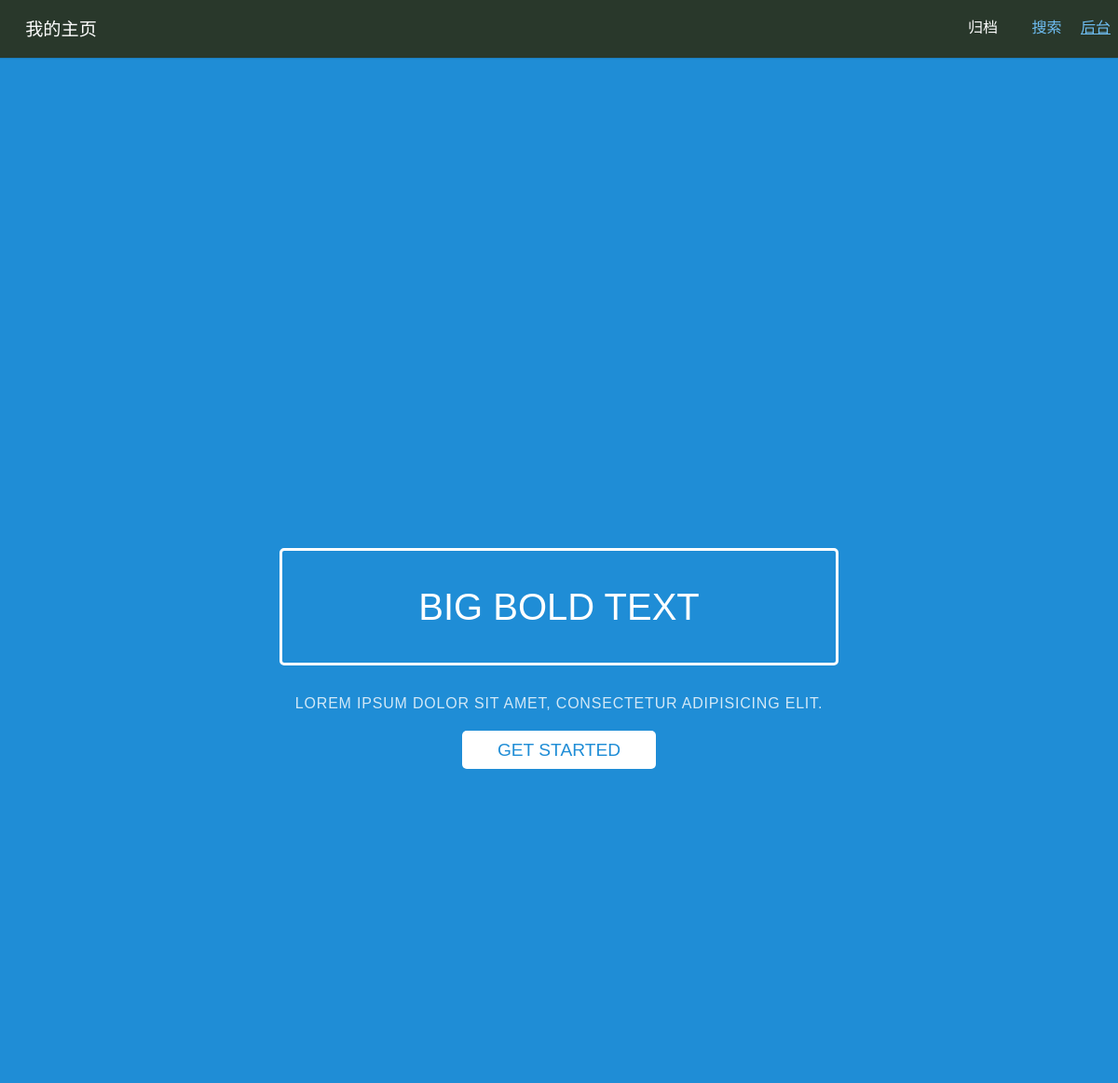
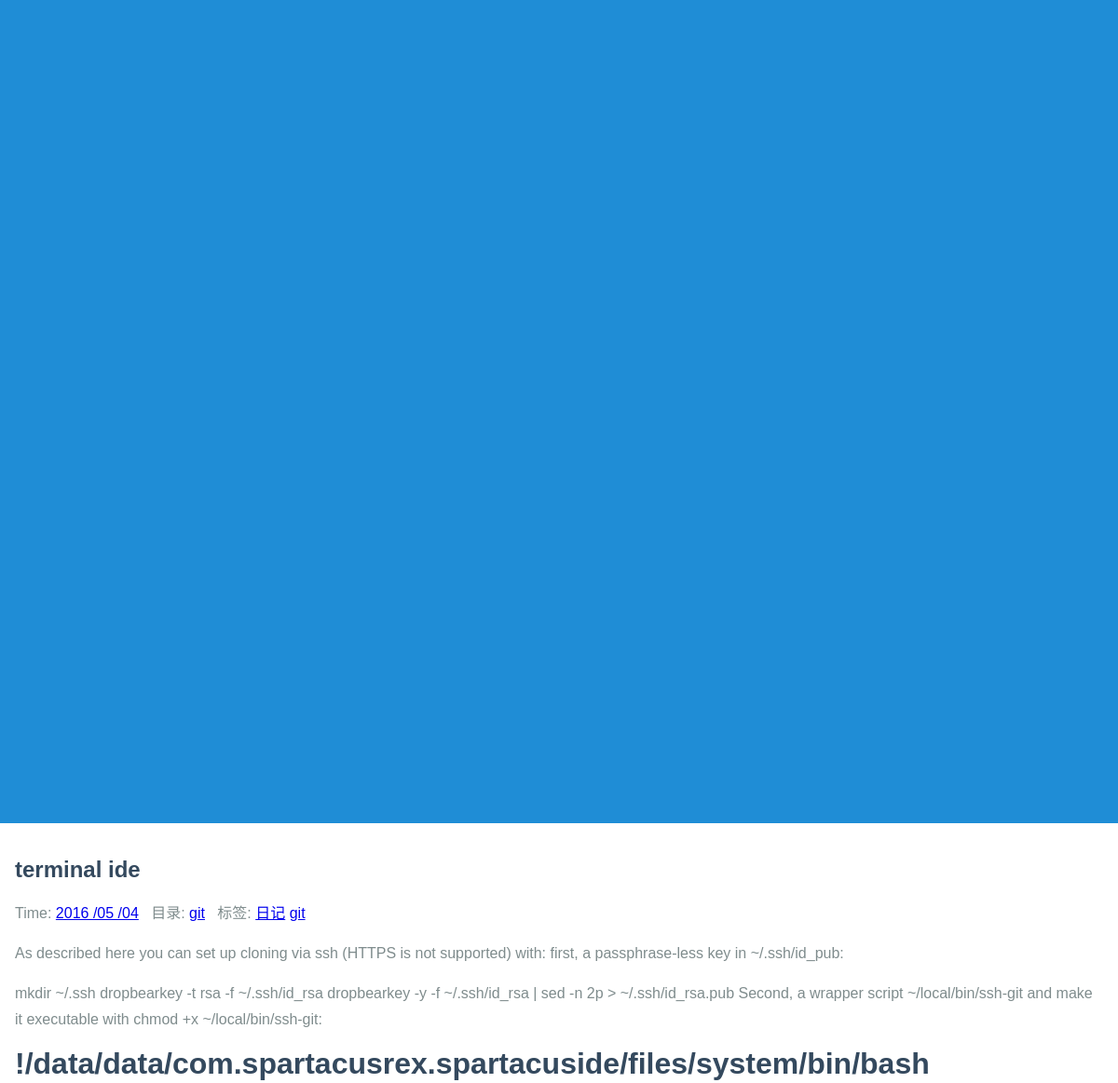
Page /4/ on the committed database (2 pictures, top to bottom).
### article/models.py (models this page shows, shortened)
class Article(models.Model):
    title = models.CharField("主题",max_length = 100)  #博客题目
    category = models.CharField("分类",max_length = 50, blank = True)  #博客分类 可为空
    tag = models.ManyToManyField(Tag, blank=True)  # 博客标签 可为空
    date_time = models.DateTimeField("日期",auto_now_add = True)  #博客日期
    content = models.TextField("正文",blank = True, null = True)  #博客文章正文
    class Meta:
        verbose_name = '主题'
        verbose_name_plural = '文章'
        ordering = ['-date_time']

class Tag(models.Model):
    tag_name = models.CharField("标签",max_length=64)
    class Meta:
        verbose_name = '标签'
        verbose_name_plural = '标签'
    def __unicode__(self):
        return self.tag_name

### article/views.py (the view)
# urls.py: url(r'^(?P<id>\d+)/$', 'article.views.detail', name='detail'),
def detail(request, id):
    try:
        post = Article.objects.get(id=str(id))
        tags = Tag.objects.all()
    except Article.DoesNotExist:
        raise Http404
    return render(request, 'post.html', {'post' : post, 'tags': tags})

### article/templatetags/custom_markdown.py (called while the page is built)
@register.filter(is_safe=True)  #注册template filter
@stringfilter  #希望字符串作为参数
def custom_markdown(value):
    return mark_safe(markdown.markdown(value,
        extensions = ['markdown.extensions.fenced_code', 'markdown.extensions.codehilite'],
        safe_mode=True, enable_attributes=False))

### article/templates/post.html
{% extends "base.html" %}
{% load custom_markdown %}
{% block content %}
<div class="posts">
        <section class="post">
            <header class="post-header">
                <h2 class="post-title">{{ post.title }}</h2>
                    <p class="post-meta">
                        Time: <a class="post-author" href="#">{{ post.date_time|date:'Y /m /d'}}</a>&nbsp&nbsp
                        目录: <a class="post-category post-category-pure" href="{% url 'search_tag' tag=post.category %}">{{ post.category }}</a>&nbsp&nbsp
                        标签:
                          {% for tag in tags %}
                            <a class="post-category post-category-pure" href="#">{{ tag }}</a>
                          {% endfor %}
                    </p>
            </header>
                <div class="post-description">
                    <p>
                        {{ post.content|custom_markdown }}
                    </p>
                </div>
        </section>
</div>
{% endblock %}

### article/static/css/pure-min.css (style rules this page uses)
html { font-family:sans-serif;-ms-text-size-adjust:100%;-webkit-text-size-adjust:100% }
body { margin:0 }
article,aside,details,figcaption,figure,footer,header,hgroup,main,menu,nav,section,summary { display:block }
a { background-color:transparent }
h1 { font-size:2em;margin:.67em 0 }

### article/static/css/marketing.css (style rules this page uses)
* { -webkit-box-sizing: border-box; -moz-box-sizing: border-box; box-sizing: border-box; }
body { line-height: 1.7em; color: #7f8c8d; font-size: 13px; }
h1, h2, h3, h4, h5, h6, label { color: #34495e; }
@media (min-width: 48em) { body { font-size: 16px; } }

### rows in the picture
Article: title "terminal ide", date_time "2016 /05 /04", category "git", content|custom_markdown "As described here you can set up cloning via ssh (HTTPS is not supported) with: first, a passphrase-less key in ~/.ssh/id_pub: mkdir ~/.ssh dropbearkey -t rsa -f ~/.ssh/id_rsa dropbearkey -y -f ~/.ssh/id_rsa | sed -n 2p > ~/.ssh/id_rsa.pub Second, a wrapper script ~/local/bin/ssh-git and make it executable with chmod +x ~/local/bin/ssh-git: !/data/data/com.spartacusrex.spartacuside/files/system/bin/bash"
Tag: tag_name "日记"
Tag: tag_name "git"
